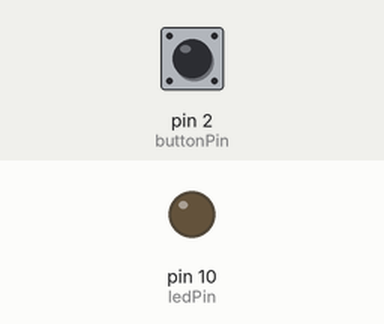
Simulated run of this sketch. Board: Arduino Uno, built with avr-gcc and run on an emulated ATmega328P. Parts: output pins drawn as LEDs (lit = HIGH). The test bench sets the inputs (shaded band); at power-on: pin 2 (buttonPin) LOW. What the sketch prints to the serial monitor is not drawn.

Above: at 1.2 s.
1.3 s: pin 2 (buttonPin) pulled HIGH for 0.15 s
At 1.38 s:
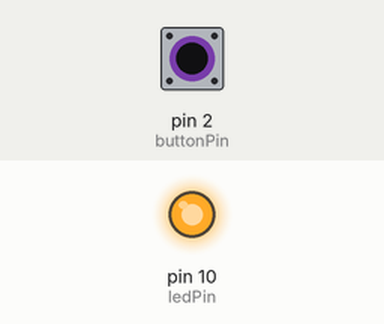
2.9 s: pin 2 (buttonPin) pulled HIGH for 3.2 s
At 6.6 s:
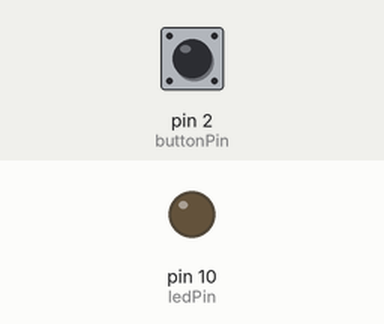
Timing chart, 0 to 8.1 s (numbered marks = the images above; inputs shaded):
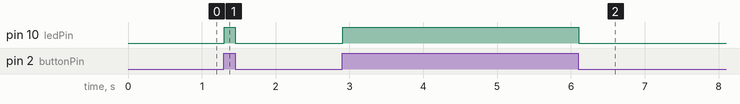

Measured:
- after the input at 1.3 s, pin 10 (ledPin): LOW → HIGH at once, → LOW 0.15 s later
- after the input at 2.9 s, pin 10 (ledPin): LOW → HIGH at once, → LOW 3.2 s later

The sketch:

zadatak16.ino
```cpp
int ledPin=10;
int buttonPin=2;

int buttonState=0;

void setup() {
 Serial.begin(9600);
 pinMode(ledPin,OUTPUT);
 pinMode(buttonPin,INPUT);

}

void loop() {
  buttonState=digitalRead(buttonPin);
  Serial.println(buttonState);
  if(buttonState==HIGH)
  {
    digitalWrite(ledPin,HIGH);
  }
  else
  {
    digitalWrite(ledPin,LOW);
  }


}
```
